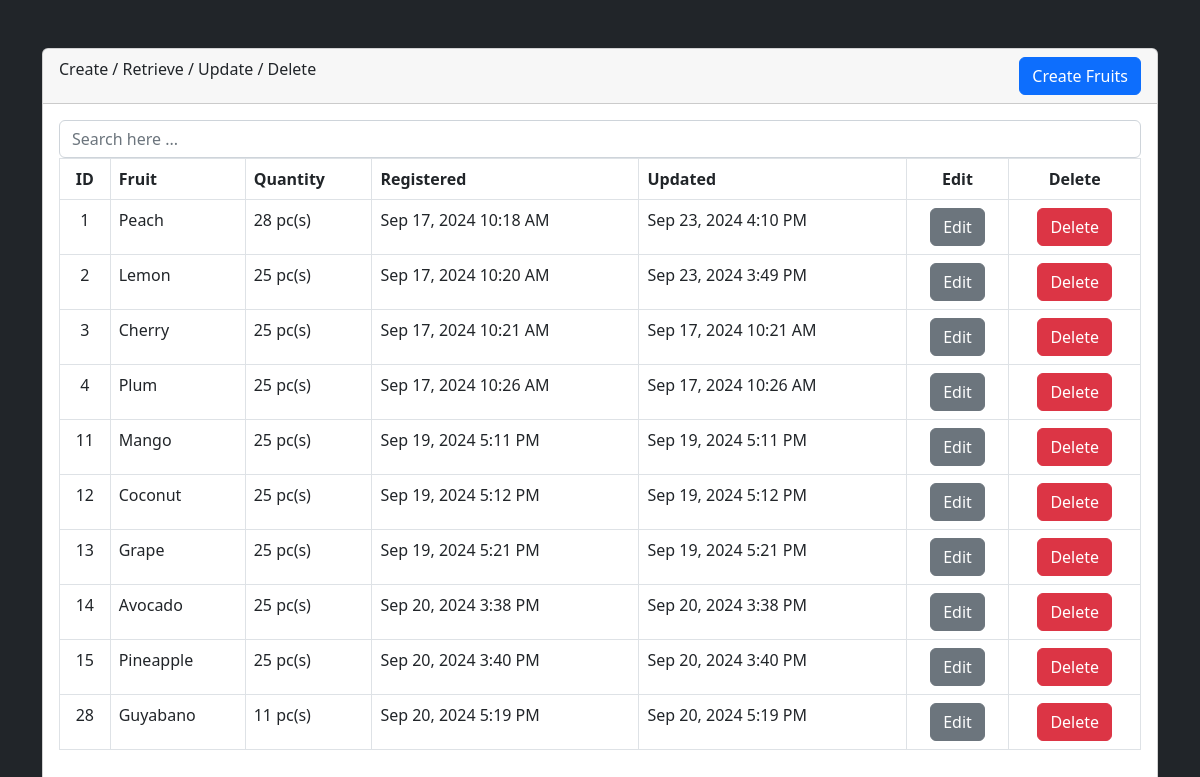
The app's page /index.php?note=invalid with its own data.
### tables this page shows
CREATE TABLE `fruits` (
  `fruit_id` int(11) NOT NULL,
  `fruit_name` varchar(255) NOT NULL,
  `fruit_qty` int(11) NOT NULL,
  `fruit_created` datetime NOT NULL,
  `fruit_updated` datetime NOT NULL
);

### _functions.php (called while the page is built, shortened)
<?php
function dbConnection()
{
    $db_connection = new PDO('mysql:dbname=iamcrud;host=localhost;charset=utf8mb4', 'root', '');
    $db_connection->setAttribute(PDO::ATTR_EMULATE_PREPARES, false);
    $db_connection->setAttribute(PDO::ATTR_ERRMODE, PDO::ERRMODE_EXCEPTION);
    return $db_connection;
}
function selectFruits()
{
    $statement = dbConnection()->prepare("SELECT * FROM fruits ORDER BY fruit_id ASC");
    $statement->execute();
    return $statement;
}

### index.php (the view, shortened to what this page needs)
<?php
require '_functions.php';
?>
<!DOCTYPE html>
<html lang="en">
<head>
    <link rel="stylesheet" href="https://cdnjs.cloudflare.com/ajax/libs/bootstrap/5.2.3/css/bootstrap.min.css" />
    <link rel="stylesheet" href="https://cdnjs.cloudflare.com/ajax/libs/toastr.js/2.1.4/toastr.css" />
</head>
<body class="bg-dark">
    <div class="container">
        <div class="row mt-5">
            <div class="col-lg-12">
                <div class="card">
                    <div class="card-header">
                        Create / Retrieve / Update / Delete
                        <button
                            type="button"
                            class="btn btn-primary float-end"
                            data-bs-toggle="modal"
                            data-bs-target="#create">
                            Create Fruits
                        </button>
                    </div>
                    <div class="card-body">
                        <form action="_redirect.php" method="post">
                            <div class="form-group">
                                <input
                                    type="text"
                                    class="form-control"
                                    name="fruitSearch"
                                    id="fruitSearch"
                                    placeholder="Search here ..."
                                    autofocus
                                    required>
                            </div>
                        </form>
                        <div class="table-responsive">
                            <table class="table table-bordered">
                                <thead>
                                    <tr>
                                        <th class="text-center">ID</th>
                                        <th>Fruit</th>
                                        <th>Quantity</th>
                                        <th>Registered</th>
                                        <th>Updated</th>
                                        <th class="text-center">Edit</th>
                                        <th class="text-center">Delete</th>
                                    </tr>
                                </thead>
                                <tbody>
                                    <?php
                                    $getFruits = selectFruits();
                                    while ($fruit = $getFruits->fetch(PDO::FETCH_ASSOC)) {
                                    ?>
                                        <tr>
                                            <td class="text-center">
                                                <?= $fruit['fruit_id'] ?>
                                            </td>
                                            <td>
                                                <?= $fruit['fruit_name'] ?>
                                            </td>
                                            <td>
                                                <?= $fruit['fruit_qty'] ?> pc(s)
                                            </td>
                                            <td>
                                                <?= date("M d, Y g:i A", strtotime($fruit['fruit_created'])) ?>
                                            </td>
                                            <td>
                                                <?= date("M d, Y g:i A", strtotime($fruit['fruit_updated'])) ?>
                                            </td>
                                            <td class="text-center">
                                                <button
                                                    type="button"
                                                    class="btn btn-secondary"
                                                    data-bs-toggle="modal"
                                                    data-bs-target="#edit_<?= $fruit['fruit_id'] ?>">Edit
                                                </button>
                                            </td>
                                            <td class="text-center">
                                                <button
                                                    type="button"
                                                    class="btn btn-danger"
                                                    data-bs-toggle="modal"
                                                    data-bs-target="#delete_<?= $fruit['fruit_id'] ?>">Delete
                                                </button>
                                            </td>
                                        </tr>
                                    <?php } ?>
                                </tbody>
                            </table>
                        </div>
                    </div>
                </div>
            </div>
        </div>
    </div>
</body>
</html>

### records on screen
fruits: fruit_id "1", fruit_name "Peach", fruit_qty "28", fruit_created "Sep 17, 2024 10:18 AM", fruit_updated "Sep 23, 2024 4:10 PM"
fruits: fruit_id "2", fruit_name "Lemon", fruit_qty "25", fruit_created "Sep 17, 2024 10:20 AM", fruit_updated "Sep 23, 2024 3:49 PM"
fruits: fruit_id "3", fruit_name "Cherry", fruit_qty "25", fruit_created "Sep 17, 2024 10:21 AM", fruit_updated "Sep 17, 2024 10:21 AM"
fruits: fruit_id "4", fruit_name "Plum", fruit_qty "25", fruit_created "Sep 17, 2024 10:26 AM", fruit_updated "Sep 17, 2024 10:26 AM"
fruits: fruit_id "11", fruit_name "Mango", fruit_qty "25", fruit_created "Sep 19, 2024 5:11 PM", fruit_updated "Sep 19, 2024 5:11 PM"
fruits: fruit_id "12", fruit_name "Coconut", fruit_qty "25", fruit_created "Sep 19, 2024 5:12 PM", fruit_updated "Sep 19, 2024 5:12 PM"
fruits: fruit_id "13", fruit_name "Grape", fruit_qty "25", fruit_created "Sep 19, 2024 5:21 PM", fruit_updated "Sep 19, 2024 5:21 PM"
fruits: fruit_id "14", fruit_name "Avocado", fruit_qty "25", fruit_created "Sep 20, 2024 3:38 PM", fruit_updated "Sep 20, 2024 3:38 PM"
fruits: fruit_id "15", fruit_name "Pineapple", fruit_qty "25", fruit_created "Sep 20, 2024 3:40 PM", fruit_updated "Sep 20, 2024 3:40 PM"
fruits: fruit_id "28", fruit_name "Guyabano", fruit_qty "11", fruit_created "Sep 20, 2024 5:19 PM", fruit_updated "Sep 20, 2024 5:19 PM"
